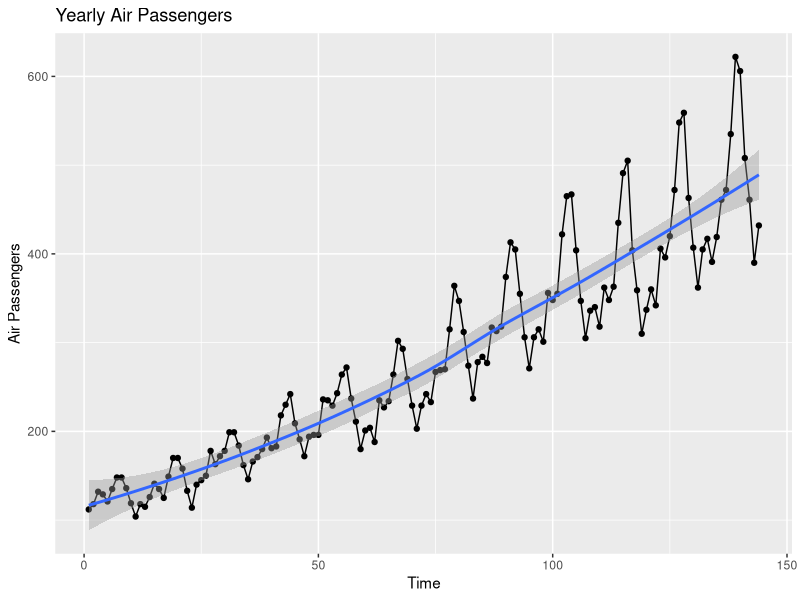
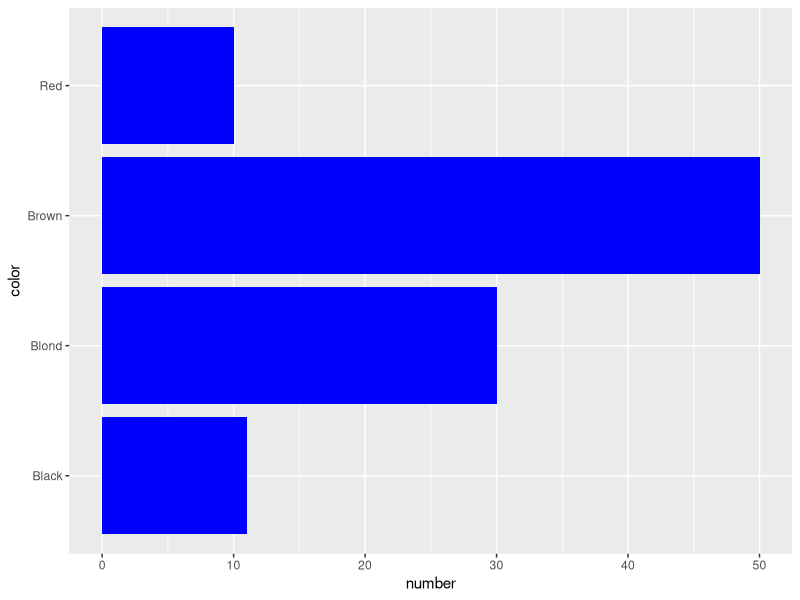
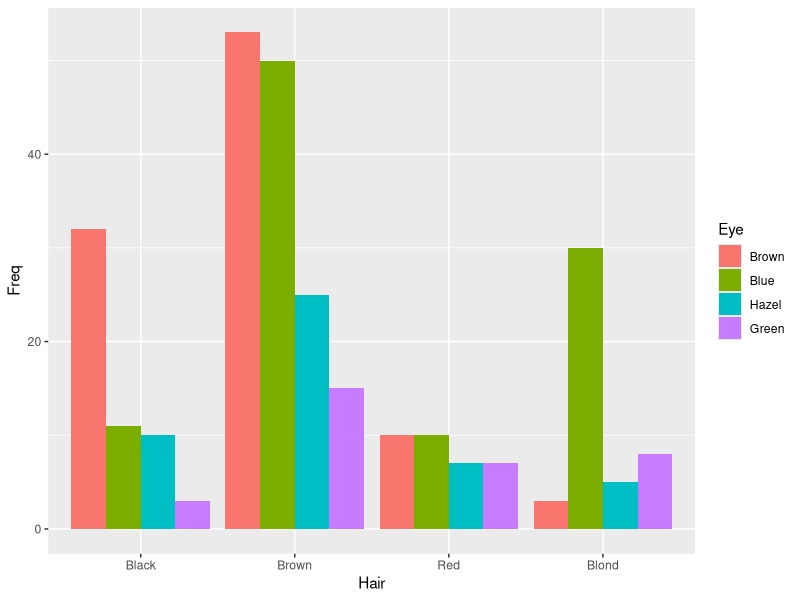
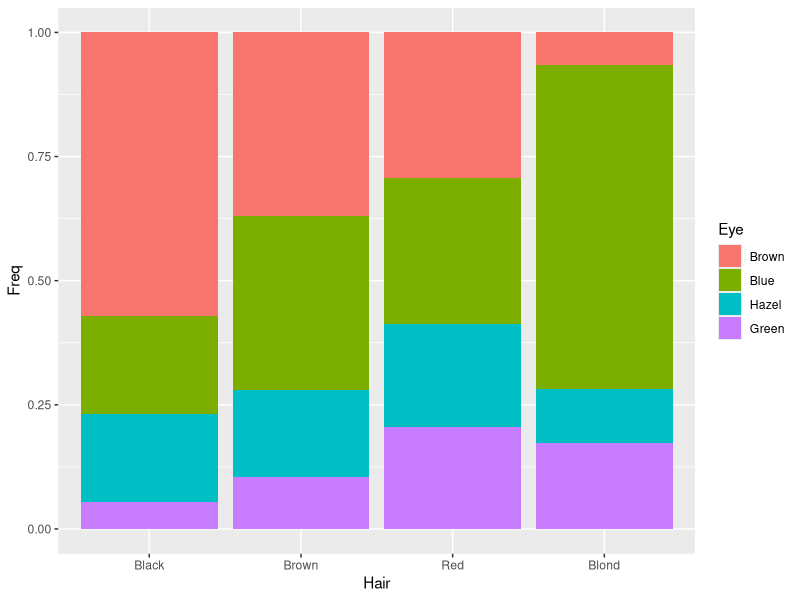
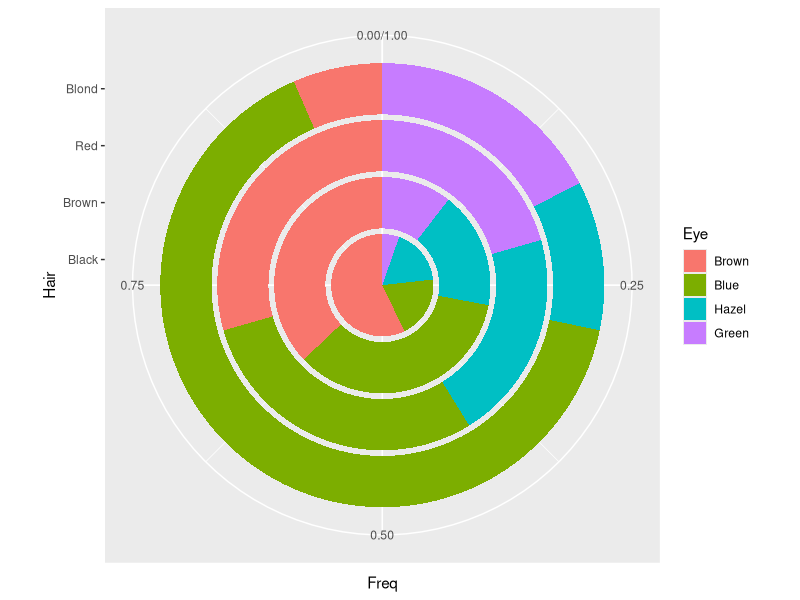
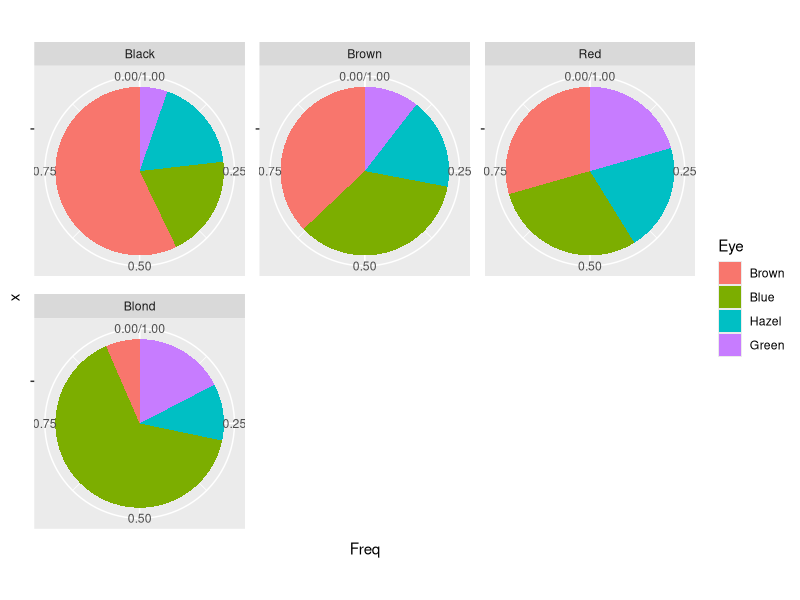

These charts were generated, in order, by the following R code:
## ---- chunk 1
library(tidyverse)
AirPassengers
ap=as.vector(AirPassengers)
time=seq(1:length(ap))
ap_data=data.frame(time,ap)
ap_data
## ---- chunk 2
ggplot(data = ap_data,mapping = aes(x=time,y=ap))+
  geom_point()+
  geom_line()+
  geom_smooth()+
  labs(title = "Yearly Air Passengers")+
  xlab("Time")+
  ylab("Air Passengers")
## ---- chunk 3
HairEyeColor
## ---- chunk 4
HairEyeColor
hr=HairEyeColor
males=data.frame(hr[,2,1])
males_new=data.frame(color=row.names(males),number=males[,1])
ggplot(data=males_new,aes(x=number,y=color))+
  geom_bar(stat = 'identity',fill='blue')
## ---- chunk 5
males_hec=data.frame(hr[,,1])
ggplot(data=males_hec,mapping = aes(fill=Eye, x=Hair, y=Freq))+
  geom_bar(stat = "identity",position="dodge")
## ---- chunk 6
ggplot(data=males_hec,mapping = aes(fill=Eye, x=Hair, y=Freq))+
  geom_bar(stat = "identity",position="fill")
## ---- chunk 7
ggplot(data=males_hec,mapping = aes(fill=Eye, x=Hair, y=Freq))+
  geom_bar(stat = "identity",position='fill')+
  coord_polar(theta = "y")
## ---- chunk 8
ggplot(data=males_hec,mapping = aes(fill=Eye, x='', y=Freq))+
  geom_bar(stat = "identity",position='fill')+
  coord_polar(theta = "y")+
  facet_wrap(~Hair, ncol = 3,scales = 'free')
